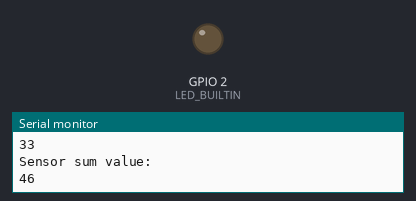
Recording of a sketch running on a simulated ESP32. On the bench: output pins drawn as LEDs (lit = HIGH), the last lines printed to the serial monitor.

Above: at 5.0 s.
At 10.5 s:
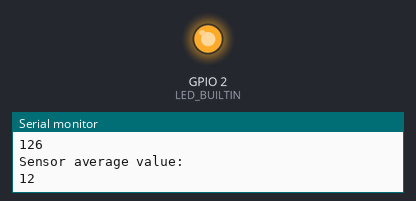
Timing chart, 0 to 13.0 s (numbered marks = the images above):
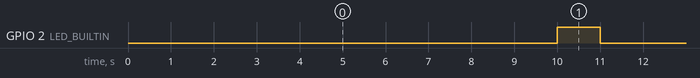

Measured:
- by itself, GPIO 2 (LED_BUILTIN): alternates HIGH for 1.0 s and LOW for 9.0 s

The sketch:

Timer_With_Counters.ino
```cpp
/*************************************************
Counter implementation with help of timers
*************************************************/
#define LED_BUILTIN 2            // PIN 2 in ESP32, PIN 13 in Arduino.
#define DEFAULT_COUNTER_RESET 10

int nCounter = 0;
int nSensorValue = DEFAULT_COUNTER_RESET;
int nSumValue = 0;
bool nFlag = false;

// Timer object initialization
hw_timer_t *timer = NULL;

// Timer callback function
void ARDUINO_ISR_ATTR onTimer() {
  nCounter++;
  nFlag = true;
}

void setup() {
  // put your setup code here, to run once:
  Serial.begin(9600);

  pinMode(LED_BUILTIN, OUTPUT);

  timer = timerBegin(100000);
  if(timer == NULL){
    Serial.println("[setup] Error with the start of the timer.");
    while (1);
   }

  timerAttachInterrupt(timer, &onTimer);
  timerAlarm(timer, 100000, true, 0);
}

void loop() {
  // put your main code here, to run repeatedly:

  if(nCounter == (int)DEFAULT_COUNTER_RESET) {

    //Serial.println("Sensor sum value: ");
    //Serial.println(nSumValue);

    int AverageValue = nSumValue/10;
    Serial.println("Sensor average value: ");
    Serial.println(AverageValue);

    digitalWrite(LED_BUILTIN, HIGH);
    delay(300);
    nFlag = false;
    nCounter = 0;
    nSumValue = 0;
    nSensorValue = DEFAULT_COUNTER_RESET;
  }

  if(nFlag)
  {
    nFlag = false;
    nSumValue += nSensorValue;

    Serial.println("Sensor sum value: ");
    Serial.println(nSumValue);
    nSensorValue++;
    digitalWrite(LED_BUILTIN, LOW);
  }
}
```
